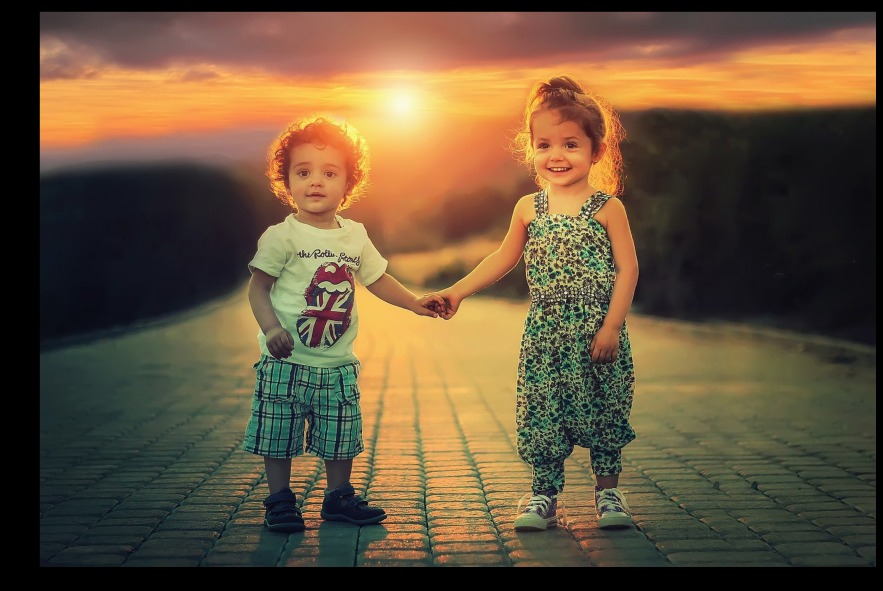
#> input picture children.jpeg, 883 x 591 px, found by its file name
$ jupyter execute Latihan_25_Detektor_Wajah_dengan_Algoritma_Haar_Cascade.ipynb   (shell and % lines are left out)
#> lines starting #> are read from the running program, lines starting #| are printed output that depends on the picture; after the words box and inside, x2 and y2 are one past the last pixel; in counts of white or black regions, pixels touching at a corner belong together
[cell 1]
import numpy as np
import cv2
import matplotlib.pyplot as plt
import matplotlib.patches as mpatches
plt.rcParams['figure.figsize'] = [15, 30]

[cell 2]
path='/content/children.jpeg'
img = cv2.imread(path)
#> img is the input picture: shape (591, 883, 3); mean B, G, R 59.5, 83.6, 103.2

#ubah gambar menjadi RGB
imgrgb = cv2.cvtColor(img, cv2.COLOR_BGR2RGB)

plt.imshow(imgrgb)
plt.show()

[cell 3]
face_cascade = cv2.CascadeClassifier('haarcascade_frontalface_default.xml')

path=('/content/children.jpeg')
img = cv2.imread(path)
gray = cv2.cvtColor(img, cv2.COLOR_BGR2GRAY)
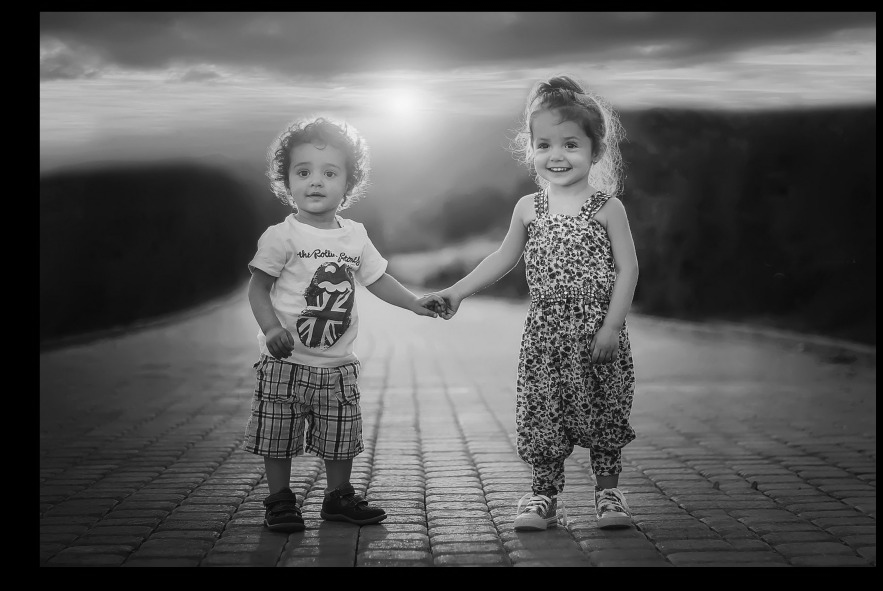
#> gray: shape (591, 883); min 0, max 248, mean 86.7

[cell 4]
faces = face_cascade.detectMultiScale(
    gray,
    scaleFactor = 1.3,
    minNeighbors = 5
    )
#> faces = [[522, 116, 73, 73], [278, 143, 77, 77]]

for(x, y, w, h) in faces:
    img = cv2.rectangle(
        img,          # objek gambar
        (x,y),        # posisi kotak
        (x+w,y+h),    # posisi kotak
        (255,0,0),    # warna kotak
        3             # lebar garis kotak
        )
    roi_gray = gray[y:y+h, x:x+w]
    roi_color = img[y:y+h, x:x+w]
#> this loop made 2 passes
#> pass 1, `img = cv2.rectangle( img,`:
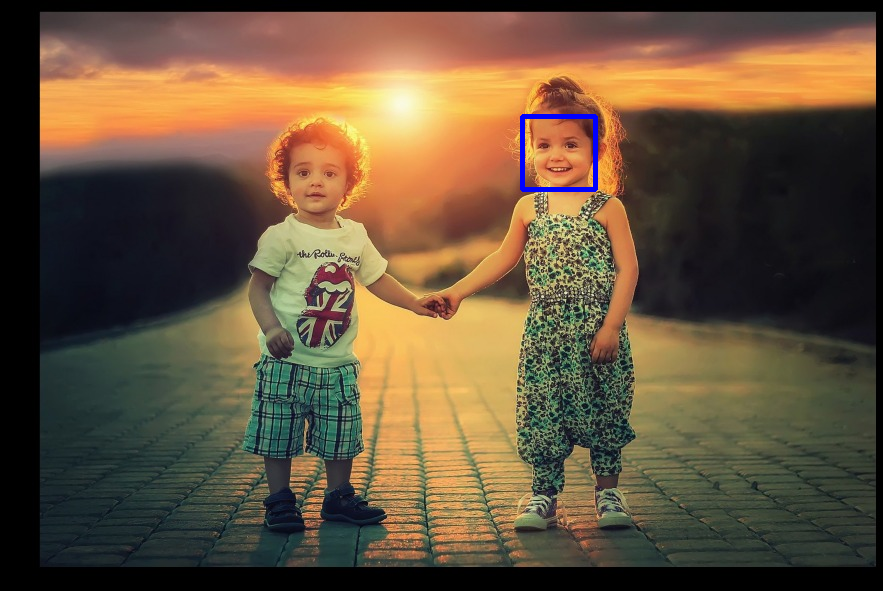
#> img: shape (591, 883, 3); 0.28% of pixels changed, all inside (x1, y1, x2, y2) = (520, 114, 598, 192)
#> pass 1, `roi_gray = gray[y:y+h, x:x+w]`:
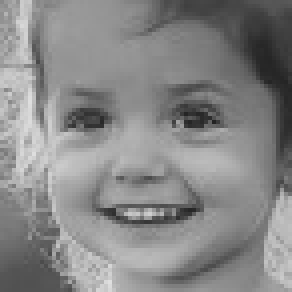
#> roi_gray: shape (73, 73) (shown 4 times larger); min 35, max 223, mean 135.1
#> pass 1, `roi_color = img[y:y+h, x:x+w]`:
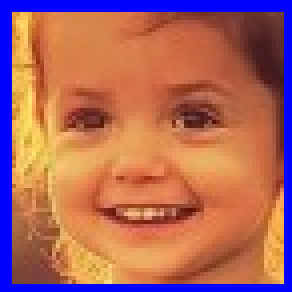
#> roi_color: shape (73, 73, 3) (shown 4 times larger); mean B, G, R 94.4, 102.5, 171.6
#> pass 2, `img = cv2.rectangle( img,`:
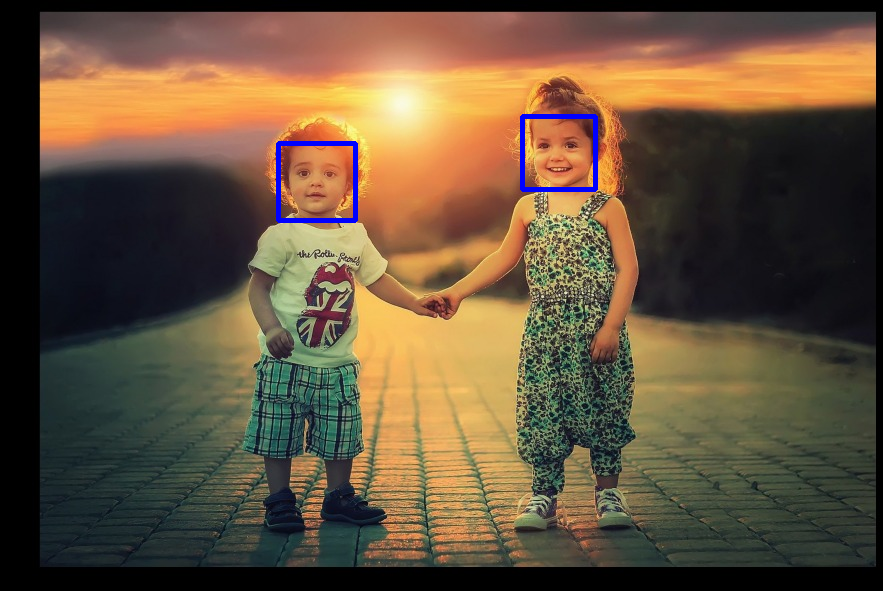
#> img: shape (591, 883, 3); 0.29% of pixels changed, all inside (x1, y1, x2, y2) = (276, 141, 358, 223)

plt.xticks([])
plt.yticks([])

# Membuat keterangan label
face_patch = mpatches.Patch(color='blue', label='Faces')
plt.legend(handles=[face_patch],
           loc='lower right', fontsize=12)

# Plot gambar
imgplot = plt.imshow(cv2.cvtColor(img, cv2.COLOR_BGR2RGB))

[cell 5]
# Face detector

# Eye detector

# Smile detector

[cell 6]
face_cascade = cv2.CascadeClassifier('haarcascade_frontalface_default.xml')
eye_cascade = cv2.CascadeClassifier('haarcascade_eye.xml')
smile_cascade = cv2.CascadeClassifier('haarcascade_smile.xml')

path=('/content/children.jpeg')
img = cv2.imread(path)
gray = cv2.cvtColor(img, cv2.COLOR_BGR2GRAY)

[cell 7]
faces = face_cascade.detectMultiScale(gray, 1.3, 5)
for(x, y, w, h) in faces:
    img = cv2.rectangle(img, (x,y), (x+w,y+h), (255,0,0), 3)
    roi_gray = gray[y:y+h, x:x+w]
    roi_color = img[y:y+h, x:x+w]

    smiles = smile_cascade.detectMultiScale(roi_gray, minNeighbors=20)
    for(sx, sy, sw, sh) in smiles:
        cv2.rectangle(roi_color, (sx,sy), (sx+sw,sy+sh), (0,0,255), 3)

    eyes = eye_cascade.detectMultiScale(roi_gray)
    for(ex, ey, ew, eh) in eyes:
        cv2.rectangle(roi_color, (ex,ey), (ex+ew,ey+eh), (0,255,255), 3)
#> this loop made 2 passes
#> (x, y, w, h, smiles, eyes) on pass 1: (522, 116, 73, 73, [[15, 42, 43, 22]], [[12, 20, 20, 20], [36, 18, 23, 23]])
#> (x, y, w, h, eyes) on pass 2: (278, 143, 77, 77, [[14, 18, 23, 23], [40, 20, 22, 22]])
#> pass 2, `img = cv2.rectangle(img, (x,y), (x+w,y+h), (255,0,0), 3)`:
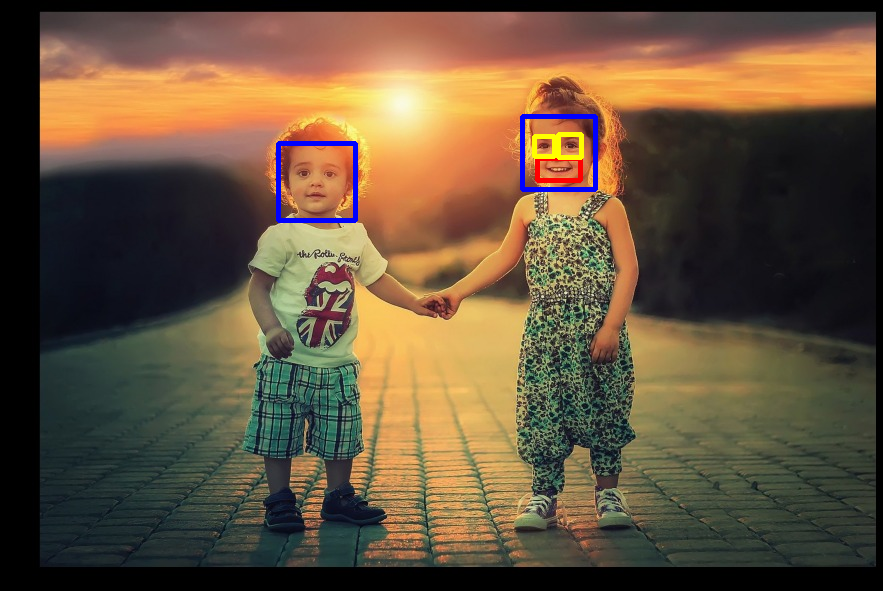
#> img: shape (591, 883, 3); 0.82% of pixels changed, all inside (x1, y1, x2, y2) = (276, 114, 598, 223)
#> pass 2, `roi_gray = gray[y:y+h, x:x+w]`:
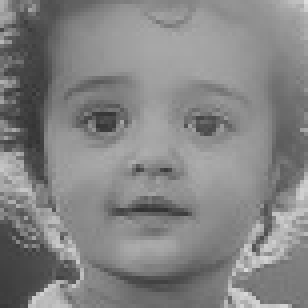
#> roi_gray: shape (77, 77) (shown 4 times larger); min 50, max 219, mean 131.8
#> pass 2, `roi_color = img[y:y+h, x:x+w]`:
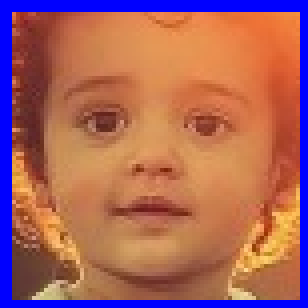
#> roi_color: shape (77, 77, 3) (shown 4 times larger); mean B, G, R 94.3, 99.9, 167
#> after the loop:
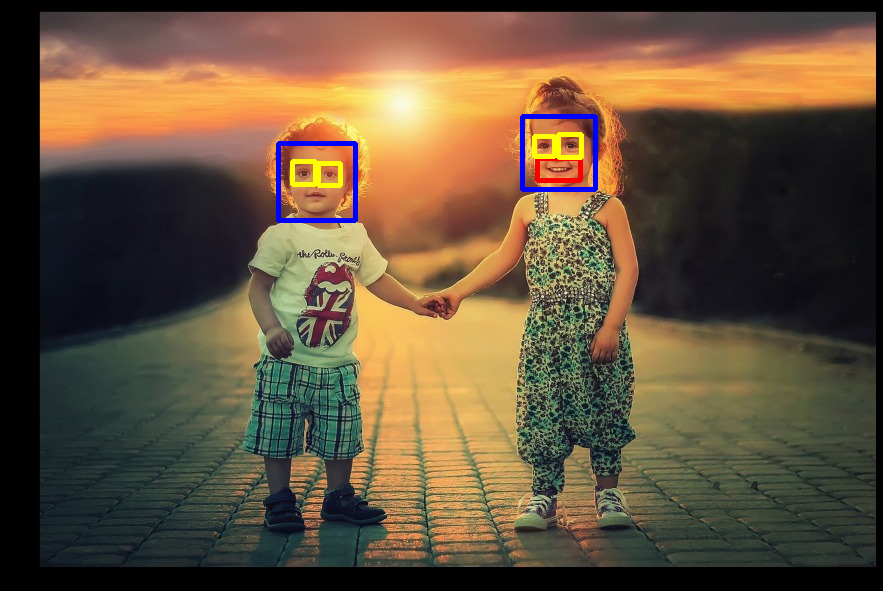
#> img: shape (591, 883, 3); 0.16% of pixels changed, all inside (x1, y1, x2, y2) = (290, 159, 343, 188)
#> after the loop:
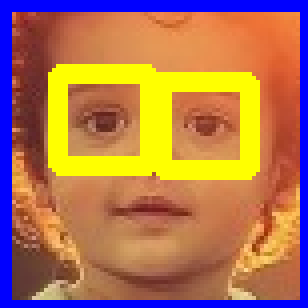
#> roi_color: shape (77, 77, 3) (shown 4 times larger); 14% of pixels changed, all inside (x1, y1, x2, y2) = (12, 16, 65, 45)

plt.xticks([])
plt.yticks([])

face_patch = mpatches.Patch(color='blue', label='Faces')
smile_patch = mpatches.Patch(color='red', label='Smiles')
eye_patch = mpatches.Patch(color='yellow', label='Eyes')
plt.legend(handles=[face_patch, smile_patch, eye_patch],
           loc='lower right', fontsize=12)

imgplot = plt.imshow(cv2.cvtColor(img, cv2.COLOR_BGR2RGB))
